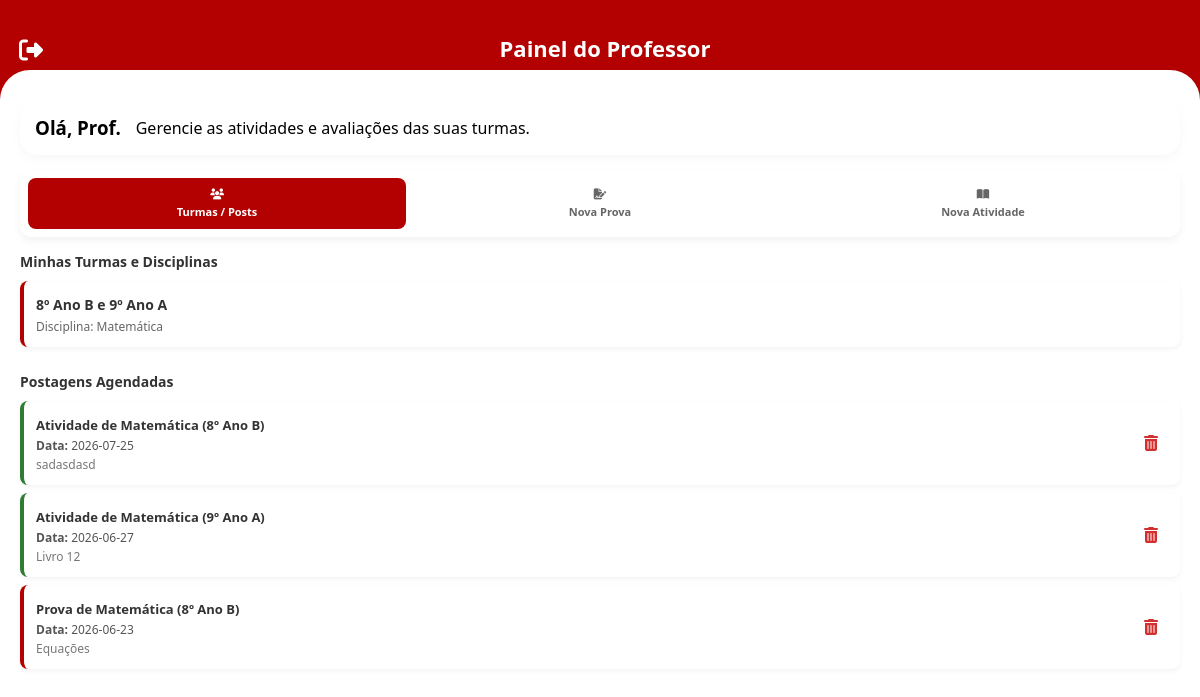
The app's page /dashboard_professor with its own data.
### app.py (models this page shows)
class Prova(db.Model):
    id = db.Column(db.Integer, primary_key=True)
    disciplina = db.Column(db.String(100), nullable=False)
    conteudo = db.Column(db.Text, nullable=False)
    data = db.Column(db.String(20), nullable=False)

### app.py (the view)
@app.route('/dashboard_professor')
def dashboard_professor():
    lista_provas = Prova.query.order_by(Prova.id.desc()).all()
    return render_template('dashboard_professor.html', lista_provas=lista_provas)

### templates/dashboard_professor.html (shortened to what this page needs)
<!DOCTYPE html>
<html lang="pt-BR">
<head>
    <link rel="stylesheet" href="../css/style.css">
    <link rel="stylesheet" href="https://cdnjs.cloudflare.com/ajax/libs/font-awesome/6.4.0/css/all.min.css">
</head>
<body>
    <div class="app-container">
        <header class="page-header" style="background-color: #b30000; color: white; height: 100px !important;">
            <h2 style="color: white;">Painel do Professor</h2>
            <a href="/" class="back-btn" style="color: white; right: 20px; left: auto;"><i class="fas fa-sign-out-alt"></i></a>
        </header>
        <main class="dash-content-card" style="flex: 1; overflow-y: auto; padding: 15px; background: #f5f5f5;">
            <div class="welcome-user-box" style="margin-bottom: 15px;">
                <h3>Olá, Prof. {{ nome_professor }}</h3>
                <p>Gerencie as atividades e avaliações das suas turmas.</p>
            </div>
            <nav class="professor-tabs-menu">
                <button type="button" class="tab-btn active" onclick="switchProfTab('minhas-turmas')">
                    <i class="fas fa-users"></i>Turmas / Posts
                </button>
                <button type="button" class="tab-btn" onclick="switchProfTab('nova-prova')">
                    <i class="fas fa-file-signature"></i>Nova Prova
                </button>
                <button type="button" class="tab-btn" onclick="switchProfTab('nova-atividade')">
                    <i class="fas fa-book-open"></i>Nova Atividade
                </button>
            </nav>
            <div id="tab-minhas-turmas" class="panel-block active">
                <h4 style="color: #333; margin-bottom: 10px; font-size: 14px;">Minhas Turmas e Disciplinas</h4>
                <div style="background: #fff; padding: 12px; border-radius: 8px; box-shadow: 0 2px 5px rgba(0,0,0,0.05); margin-bottom: 15px; border-left: 4px solid #b30000;">
                    <span style="font-weight: bold; color: #333; font-size: 14px;">8º Ano B e 9º Ano A</span>
                    <p style="margin: 3px 0 0 0; color: #666; font-size: 12px;">Disciplina: Matemática</p>
                </div>
                <h4 style="color: #333; margin-top: 10px; margin-bottom: 10px; font-size: 14px;">Postagens Agendadas</h4>
                <div class="lista-itens-professor">
                    {% if not lista_provas %}
                        <p style="font-size: 13px; color: #999; text-align: center; padding: 20px;">Nenhuma prova ou atividade criada ainda.</p>
                    {% else %}
                        {% for p in lista_provas %}
                        <div class="item-agendado-card {% if 'Atividade' in p.disciplina %}borda-atividade{% else %}borda-prova{% endif %}">
                            <div>
                                <span style="font-weight: bold; font-size: 13px; color: #333;">{{ p.disciplina }}</span>
                                <p style="margin: 2px 0 0 0; font-size: 12px; color: #555;"><strong>Data:</strong> {{ p.data }}</p>
                                <p style="margin: 2px 0 0 0; font-size: 12px; color: #777;">{{ p.conteudo }}</p>
                            </div>
                            <a href="/deletar_prova/{{ p.id }}" style="color: #d32f2f; padding: 10px; font-size: 16px; text-decoration: none;">
                                <i class="fas fa-trash-alt"></i>
                            </a>
                        </div>
                        {% endfor %}
                    {% endif %}
                </div>
            </div>
        </main>
    </div>
</body>
</html>

### templates/dashboard_professor.html (style rules this page uses)
.professor-tabs-menu { display: flex; background: #fff; padding: 8px; border-radius: 12px; margin-bottom: 15px; box-shadow: 0 4px 10px rgba(0,0,0,0.05); gap: 5px; }
.tab-btn { flex: 1; background: transparent; border: none; padding: 10px 5px; border-radius: 8px; color: #666; font-size: 11px; font-weight: bold; cursor: pointer; display: flex; flex-direction: column; align-items: center; gap: 5px; }
.tab-btn.active { background: #b30000; color: #fff; }
.panel-block { display: none; flex-direction: column; width: 100%; }
.panel-block.active { display: flex; }
.item-agendado-card { display: flex; justify-content: space-between; align-items: center; background: #fff; padding: 12px; border-radius: 8px; box-shadow: 0 2px 5px rgba(0,0,0,0.05); margin-bottom: 8px; }
.borda-atividade { border-left: 4px solid #2e7d32; }
.borda-prova { border-left: 4px solid #b30000; }

### records on screen
Prova: disciplina "Atividade de Matemática (8º Ano B)", data "2026-07-25", conteudo "sadasdasd"
Prova: disciplina "Atividade de Matemática (9º Ano A)", data "2026-06-27", conteudo "Livro 12"
Prova: disciplina "Prova de Matemática (8º Ano B)", data "2026-06-23", conteudo "Equações"
